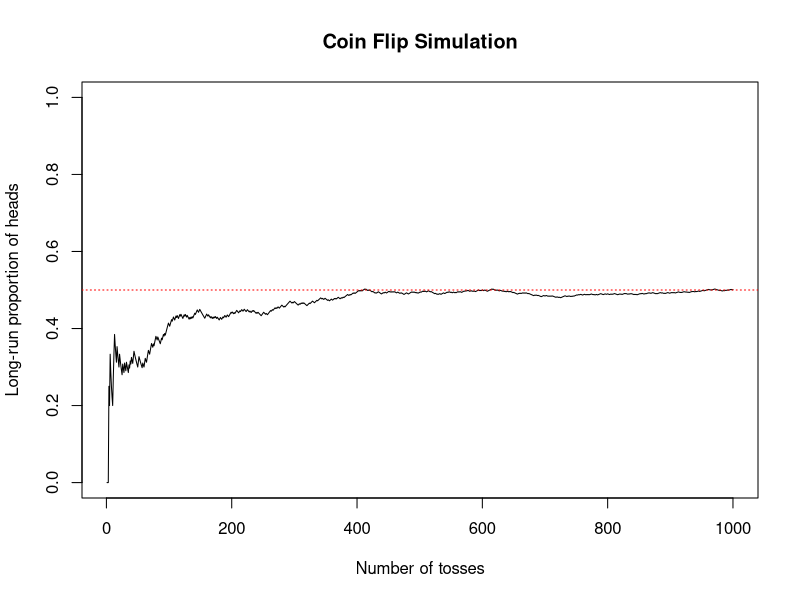

R code for this plot:
num <- 0
props <- NULL
n <- 1000

for(i in 1:n){
	flip <- sample(0:1, 1)
	if(flip == 1){
		# If heads
		num <- num+1
	} 
	props[i] <- num/i
}

plot(1:n, props, type="l", ylim=c(0,1), xlab="Number of tosses", ylab="Long-run proportion of heads", main="Coin Flip Simulation")
abline(h=0.5, lty=3, col="red")